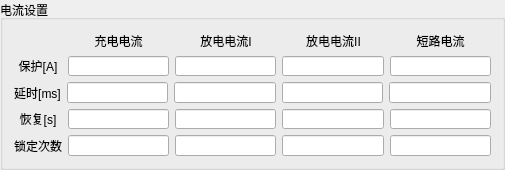
                            <widget class="QGroupBox" name="groupBox_24">
                             <property name="minimumSize">
                              <size>
                               <width>505</width>
                               <height>170</height>
                              </size>
                             </property>
                             <property name="maximumSize">
                              <size>
                               <width>505</width>
                               <height>170</height>
                              </size>
                             </property>
                             <property name="title">
                              <string>电流设置</string>
                             </property>
                             <layout class="QVBoxLayout" name="verticalLayout_46">
                              <property name="topMargin">
                               <number>12</number>
                              </property>
                              <item>
                               <layout class="QHBoxLayout" name="horizontalLayout_160">
                                <item>
                                 <widget class="QLabel" name="label_230">
                                  <property name="minimumSize">
                                   <size>
                                    <width>48</width>
                                    <height>0</height>
                                   </size>
                                  </property>
                                  <property name="maximumSize">
                                   <size>
                                    <width>48</width>
                                    <height>16777215</height>
                                   </size>
                                  </property>
                                  <property name="text">
                                   <string/>
                                  </property>
                                  <property name="alignment">
                                   <set>Qt::AlignCenter</set>
                                  </property>
                                 </widget>
                                </item>
                                <item>
                                 <widget class="QLabel" name="label_231">
                                  <property name="text">
                                   <string>充电电流</string>
                                  </property>
                                  <property name="alignment">
                                   <set>Qt::AlignCenter</set>
                                  </property>
                                 </widget>
                                </item>
                                <item>
                                 <widget class="QLabel" name="label_232">
                                  <property name="text">
                                   <string>放电电流I</string>
                                  </property>
                                  <property name="alignment">
                                   <set>Qt::AlignCenter</set>
                                  </property>
                                 </widget>
                                </item>
                                <item>
                                 <widget class="QLabel" name="label_233">
                                  <property name="text">
                                   <string>放电电流II</string>
                                  </property>
                                  <property name="alignment">
                                   <set>Qt::AlignCenter</set>
                                  </property>
                                 </widget>
                                </item>
                                <item>
                                 <widget class="QLabel" name="label_234">
                                  <property name="text">
                                   <string>短路电流</string>
                                  </property>
                                  <property name="alignment">
                                   <set>Qt::AlignCenter</set>
                                  </property>
                                 </widget>
                                </item>
                               </layout>
                              </item>
                              <item>
                               <layout class="QHBoxLayout" name="horizontalLayout_161">
                                <item>
                                 <widget class="QLabel" name="label_235">
                                  <property name="minimumSize">
                                   <size>
                                    <width>48</width>
                                    <height>0</height>
                                   </size>
                                  </property>
                                  <property name="text">
                                   <string>保护[A]</string>
                                  </property>
                                  <property name="alignment">
                                   <set>Qt::AlignCenter</set>
                                  </property>
                                 </widget>
                                </item>
                                <item>
                                 <widget class="QLineEdit" name="lineEdit_93">
                                  <property name="alignment">
                                   <set>Qt::AlignCenter</set>
                                  </property>
                                 </widget>
                                </item>
                                <item>
                                 <widget class="QLineEdit" name="lineEdit_94">
                                  <property name="alignment">
                                   <set>Qt::AlignCenter</set>
                                  </property>
                                 </widget>
                                </item>
                                <item>
                                 <widget class="QLineEdit" name="lineEdit_95">
                                  <property name="alignment">
                                   <set>Qt::AlignCenter</set>
                                  </property>
                                 </widget>
                                </item>
                                <item>
                                 <widget class="QLineEdit" name="lineEdit_96">
                                  <property name="alignment">
                                   <set>Qt::AlignCenter</set>
                                  </property>
                                 </widget>
                                </item>
                               </layout>
                              </item>
                              <item>
                               <layout class="QHBoxLayout" name="horizontalLayout_162">
                                <item>
                                 <widget class="QLabel" name="label_236">
                                  <property name="text">
                                   <string>延时[ms]</string>
                                  </property>
                                  <property name="alignment">
                                   <set>Qt::AlignCenter</set>
                                  </property>
                                 </widget>
                                </item>
                                <item>
                                 <widget class="QLineEdit" name="lineEdit_97">
                                  <property name="alignment">
                                   <set>Qt::AlignCenter</set>
                                  </property>
                                 </widget>
                                </item>
                                <item>
                                 <widget class="QLineEdit" name="lineEdit_98">
                                  <property name="alignment">
                                   <set>Qt::AlignCenter</set>
                                  </property>
                                 </widget>
                                </item>
                                <item>
                                 <widget class="QLineEdit" name="lineEdit_99">
                                  <property name="alignment">
                                   <set>Qt::AlignCenter</set>
                                  </property>
                                 </widget>
                                </item>
                                <item>
                                 <widget class="QLineEdit" name="lineEdit_100">
                                  <property name="alignment">
                                   <set>Qt::AlignCenter</set>
                                  </property>
                                 </widget>
                                </item>
                               </layout>
                              </item>
                              <item>
                               <layout class="QHBoxLayout" name="horizontalLayout_163">
                                <item>
                                 <widget class="QLabel" name="label_237">
                                  <property name="minimumSize">
                                   <size>
                                    <width>48</width>
                                    <height>0</height>
                                   </size>
                                  </property>
                                  <property name="text">
                                   <string>恢复[s]</string>
                                  </property>
                                  <property name="alignment">
                                   <set>Qt::AlignCenter</set>
                                  </property>
                                 </widget>
                                </item>
                                <item>
                                 <widget class="QLineEdit" name="lineEdit_101">
                                  <property name="alignment">
                                   <set>Qt::AlignCenter</set>
                                  </property>
                                 </widget>
                                </item>
                                <item>
                                 <widget class="QLineEdit" name="lineEdit_102">
                                  <property name="alignment">
                                   <set>Qt::AlignCenter</set>
                                  </property>
                                 </widget>
                                </item>
                                <item>
                                 <widget class="QLineEdit" name="lineEdit_103">
                                  <property name="alignment">
                                   <set>Qt::AlignCenter</set>
                                  </property>
                                 </widget>
                                </item>
                                <item>
                                 <widget class="QLineEdit" name="lineEdit_104">
                                  <property name="alignment">
                                   <set>Qt::AlignCenter</set>
                                  </property>
                                 </widget>
                                </item>
                               </layout>
                              </item>
                              <item>
                               <layout class="QHBoxLayout" name="horizontalLayout_164">
                                <item>
                                 <widget class="QLabel" name="label_238">
                                  <property name="minimumSize">
                                   <size>
                                    <width>48</width>
                                    <height>0</height>
                                   </size>
                                  </property>
                                  <property name="text">
                                   <string>锁定次数</string>
                                  </property>
                                  <property name="alignment">
                                   <set>Qt::AlignCenter</set>
                                  </property>
                                 </widget>
                                </item>
                                <item>
                                 <widget class="QLineEdit" name="lineEdit_105">
                                  <property name="alignment">
                                   <set>Qt::AlignCenter</set>
                                  </property>
                                 </widget>
                                </item>
                                <item>
                                 <widget class="QLineEdit" name="lineEdit_106">
                                  <property name="alignment">
                                   <set>Qt::AlignCenter</set>
                                  </property>
                                 </widget>
                                </item>
                                <item>
                                 <widget class="QLineEdit" name="lineEdit_107">
                                  <property name="alignment">
                                   <set>Qt::AlignCenter</set>
                                  </property>
                                 </widget>
                                </item>
                                <item>
                                 <widget class="QLineEdit" name="lineEdit_108">
                                  <property name="alignment">
                                   <set>Qt::AlignCenter</set>
                                  </property>
                                 </widget>
                                </item>
                               </layout>
                              </item>
                             </layout>
                            </widget>
